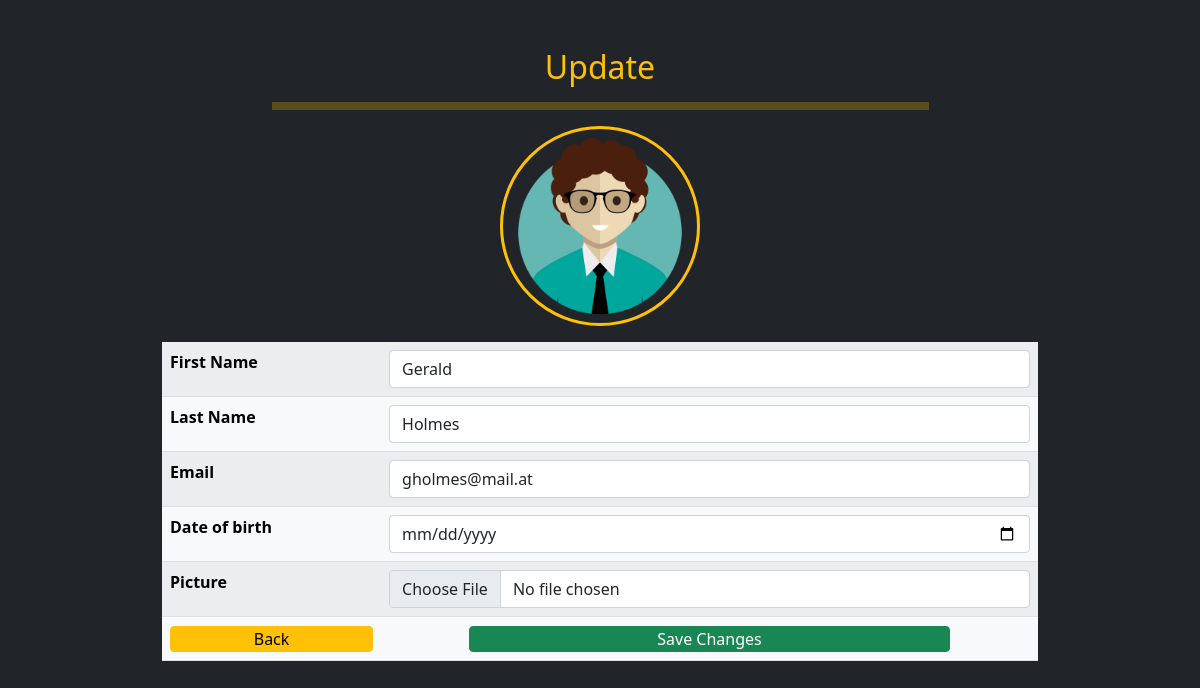
Page /CR-11/CRUD/update.php?id=1 (signed in) on the committed database.
### tables this page shows
CREATE TABLE `users` (
  `id` int(5) NOT NULL,
  `first_name` varchar(30) NOT NULL,
  `last_name` varchar(50) NOT NULL,
  `email` varchar(50) NOT NULL,
  `phone_number` int(15) NOT NULL,
  `address` varchar(100) DEFAULT NULL,
  `picture` varchar(255) DEFAULT NULL,
  `password` varchar(255) NOT NULL,
  `user_status` varchar(4) NOT NULL DEFAULT 'user'
);

### CR-11/CRUD/update.php (the view, shortened to what this page needs)
<?php
require_once 'components/db_connect.php';
$backBtn = '';
if(isset($_SESSION["adm"])){
   $backBtn = "dashBoard.php";
}
if (isset($_GET['id'])) {
   $id = $_GET['id'];
   $sql = "SELECT * FROM users WHERE id = {$id}";
   $result = mysqli_query($connect, $sql);
   if (mysqli_num_rows($result) == 1) {
       $data = mysqli_fetch_assoc($result);
       $f_name = $data['first_name'];
       $l_name = $data['last_name'];
       $email = $data['email'];
       $date_birth = $data['date_of_birth'];
   }
}
?>
<!DOCTYPE html>
<html lang="en">
<head>
  <?php require_once 'components/bootstrap.php'?>
</head>
<body>
<main class="bg-dark">
<div class="container w-75 py-5 rounded-3">
       <h2 class="text-warning text-center">Update</h2>
       <hr class="bg-warning py-1 mb-3 mx-auto w-75">
       <p class="text-center"><img class='rounded-circle border border-3 border-warning' height="200px" src='pictures/<?php echo $data['picture'] ?>' alt="<?php echo $f_name ?>"></p>
       <form class="rounded-3" method="post" enctype="multipart/form-data">
           <table class="table table-striped table-light rounded-3">
               <tr>
                   <th>First Name</th>
                   <td><input class="form-control" type="text"  name="first_name" placeholder ="First Name" value="<?php echo $f_name ?>"  /></td>
               </tr>
               <tr>
                   <th>Last Name</th>
                   <td><input class="form-control" type= "text" name="last_name"  placeholder="Last Name" value ="<?php echo $l_name ?>" /></td>
               </tr>
               <tr>
                   <th>Email</th>
                   <td><input class="form-control" type="email" name="email" placeholder= "Email" value= "<?php echo $email ?>" /></td>
               </tr>
               <tr>
                   <th>Date of birth</th>
                   <td><input class="form-control" type="date" name="date_of_birth" placeholder= "Date of birth" value= "<?php echo $date_birth ?>" /></td>
               </tr>
               <tr>
                   <th>Picture</th>
                   <td><input class="form-control" type="file" name="picture" /></td>
               </tr>
               <tr>
                   <td><a href= "<?php echo $backBtn?>"><button class="btn btn-warning py-0 px-3 w-100" type="button">Back</button></a></td>
                   <td class="text-center"><button name="submit" class="btn btn-success py-0 w-75" type= "submit">Save Changes</button></td>
               </tr>
           </table>
       </form>
</div>
</main>
</body>
</html>

### CR-11/CRUD/update.php (style rules this page uses)
main { height: 100vh; }

### rows in the picture
users: picture (placeholder picture), first_name "Gerald", last_name "Holmes", email "gholmes@mail.at"
